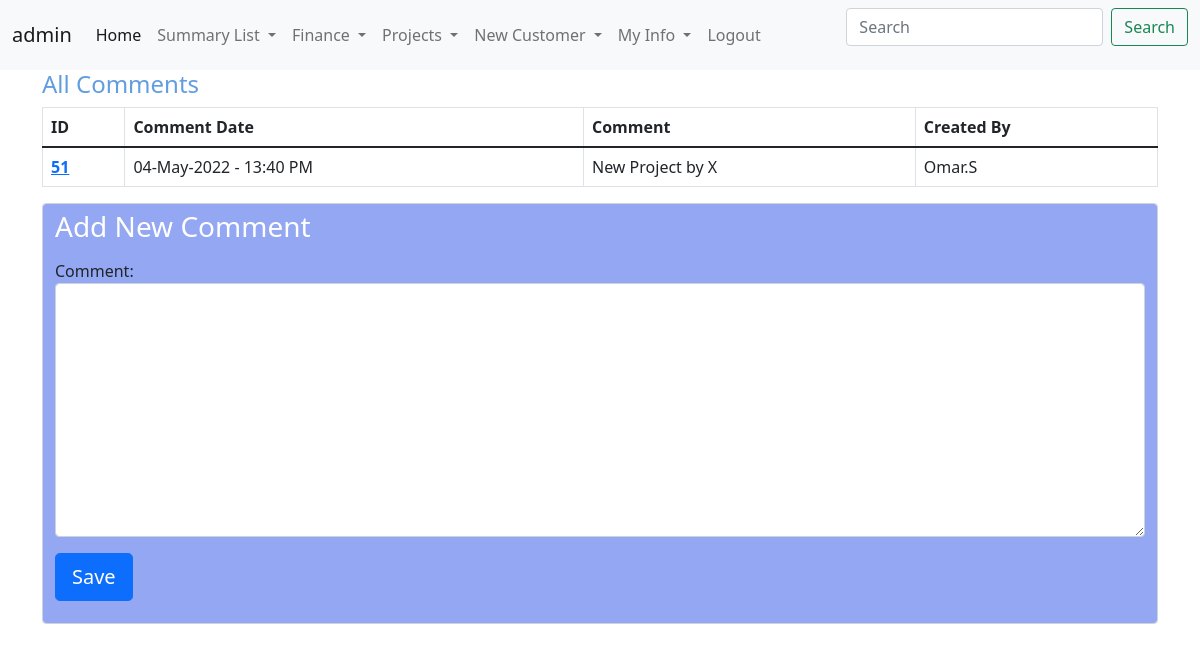
/NewComment/9 (signed in), run on an earlier commit of the app's database.
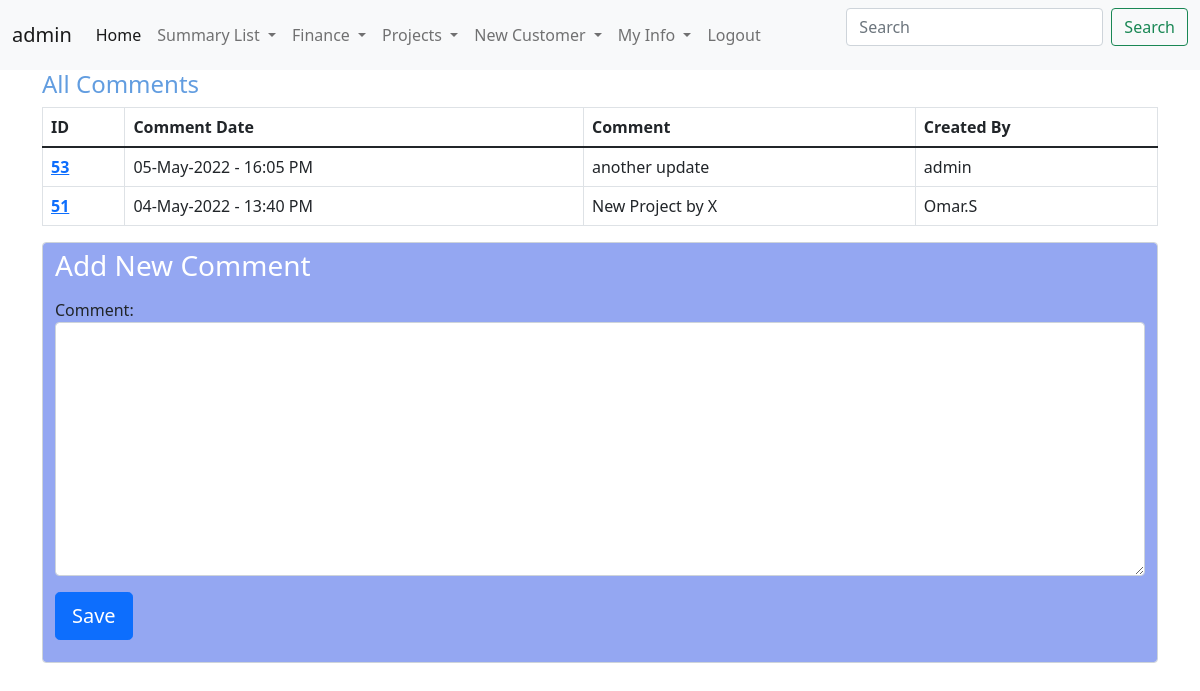
And on a later commit of the database.
### CRM/models.py (models this page shows)
class commentsModel(models.Model):
    commentId = models.AutoField(primary_key=True)
    projectId = models.ForeignKey(ProjectInfoModel,on_delete=models.DO_NOTHING)
    commentDate = models.DateTimeField(default=datetime.now)
    comment = models.CharField(max_length=400)
    createdBy = models.ForeignKey(User, on_delete=models.DO_NOTHING)
    GA1 = models.CharField(max_length=100 , blank=True, null=True)
    GB1 = models.BooleanField(blank=True, null=True)
    GD1 = models.DateField(blank=True, null=True)
    def __str__(self) -> str:
        return f"{self.projectId} -- {self.commentDate}  -- {self.projectId} -- {self.comment}"

### CRM/views.py (the view, shortened to what this page needs)
# urls.py: path('NewComment/<int:pk>',views.NewComment.as_view() , name='NewComment'),
class NewComment(LoginRequiredMixin,CreateView):
    template_name = 'CRM/NewComment.html'
    form_class = newCommentForm
    model = commentsModel
    def get_initial(self):
        projectId = get_object_or_404(ProjectInfoModel, pk=self.kwargs['pk'])
        return {
        'projectId': projectId,
        }
    def get_context_data(self, **kwargs):
       context = super(NewComment, self).get_context_data(**kwargs)
       context['queryset'] = ProjectInfoModel.objects.filter(pk= self.kwargs['pk'])
       context['CommentList'] = commentsModel.objects.filter(projectId = self.kwargs['pk']).order_by('-commentDate')
       print(context)
       return context

### CRM/forms.py
class newCommentForm(forms.ModelForm):
    class Meta:
        model = commentsModel
        fields = ('projectId','comment')
        widgets = {
            'projectId' : forms.Select(attrs={'class':'form-control' , 'hidden': 'True'} ),
            'comment' : forms.Textarea(attrs={'class':'form-control'} ),
        }
        labels = {
            'projectId' : '',
            'comment' : 'Comment',
        }

### CRM/models.py (called while the page is built)
    def __str__(self) -> str:
        return f"{self.projectName}"

### CRM/templates/CRM/NewComment.html (shortened to what this page needs)
{% include 'CRM/base.html' %}
{% include 'CRM/navbar.html' %}
{% block content %}
<div class="container-lg">
    <h4 style="color:rgb(98, 157, 224);">All Comments</h4>
<table class="table table-bordered">
    <thead>
      <tr>
        <th scope="col">ID</th>
        <th scope="col">Comment Date</th>
        <th scope="col">Comment</th>
        <th scope="col">Created By</th>
      </tr>
    </thead>
    <tbody>
      <tr>
          {% for x in CommentList %}
        <th scope="row" ><a href="/customerProfile/{{x.commentId}}">{{x.commentId}}</a></th>
        <td>{{x.commentDate|date:'d-M-Y - H:i A'}}</td>
        <td>{{x.comment}}</td>
        <td>{{x.createdBy}}</td>
      </tr>
      {% endfor %}
    </tbody>
  </table>
<div style="background-color: rgb(148, 167, 242);" class="container form-control">
        <H3 style="color:rgb(255, 255, 255);">Add New Comment</H3>
        <form method="post">
        {{ form.as_p }}
        <button type="submit" class="btn btn-primary btn-lg btn-block">Save</button>
        </form>
</div>
</div>
{% endblock %}

What changed in the data, as far as the page shows it:
added commentsModel: commentId "53", commentDate "05-May-2022 - 16:05 PM", comment "another update", createdBy "admin"
